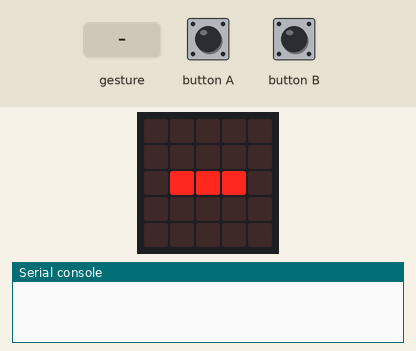
A program run on a simulated BBC micro:bit running MicroPython. Shown: the board's 5×5 LED display, the last lines printed to the serial console. The test bench sets the inputs (shaded band). Random numbers come from a fixed seed; no radio messages arrive unless stated (any console line starting 'radio sent:' is added by the test bench); a tilt is held for 1.5 s and a shake lasts 1 s, then the board lies face up again.

Above: at 1.2 s.
1.3 s: gesture 'shake'
At 2.0 s:
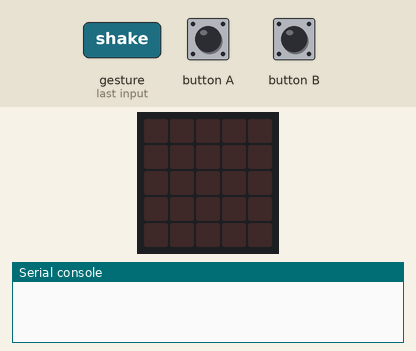
4.3 s: gesture 'face down'
At 6.3 s:
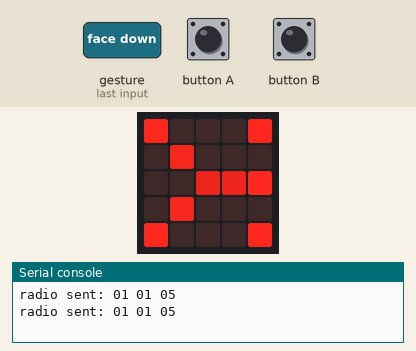
7.2 s: gesture 'shake'
At 10.1 s:
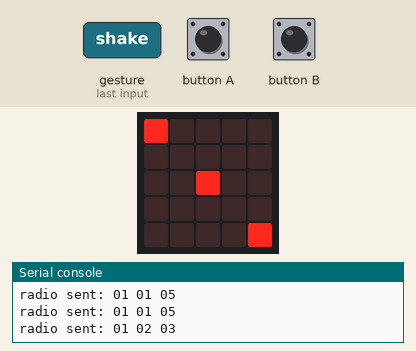
10.2 s: button A pressed for 0.15 s
At 12.2 s:
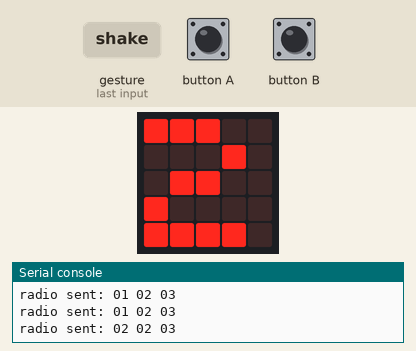
12.5 s: button B pressed for 0.15 s
At 13.0 s:
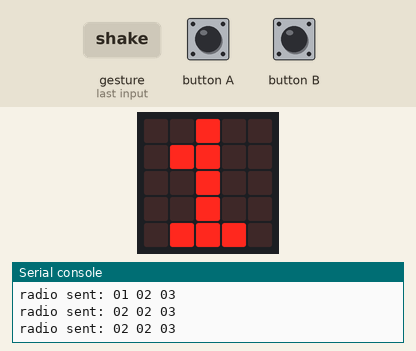
Timing chart, 0 to 15.1 s (numbered marks = the images above; inputs shaded):
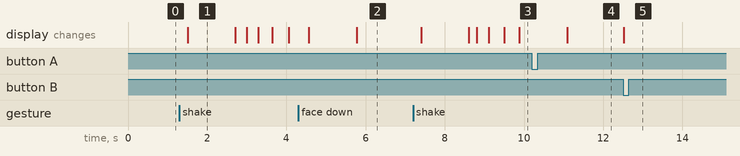

The program:

microbit-dice.py
```python
from microbit import *
import random
import radio

#
# Microbit-Dice
#
# Shake to roll the dice.
# Images for the 6 sides of a dice are shown as the dice rolls.
# The dice can only roll onto neighbouring sides - so can't jump
# from one side to the side opposite in one step.
# The time taken and number of sides that the dice rolls over
# before setting on the final value varies randomly.
#
# Dice ID can be adjusted by pressing the A & B buttons.

display.show('-')
radio.config(channel=79)
radio.on()
dice_value = 0
sequence = 0
MIN_ID = 1
MAX_ID = 9
my_id = 1

side1 = Image("00000:"
              "00000:"
              "00900:"
              "00000:"
              "00000")

side2 = Image("90000:"
              "00000:"
              "00000:"
              "00000:"
              "00009")

side3 = Image("90000:"
              "00000:"
              "00900:"
              "00000:"
              "00009")

side4 = Image("90009:"
              "00000:"
              "00000:"
              "00000:"
              "90009")

side5 = Image("90009:"
              "00000:"
              "00900:"
              "00000:"
              "90009")

side6 = Image("90009:"
              "00000:"
              "90009:"
              "00000:"
              "90009")

rx    = Image("90009:"
              "08000:"
              "00779:"
              "08000:"
              "90009")

all_sides = [side1, side2, side3, side4, side5, side6]
# some turns during rolling are not allowed - i.e. you can't go from one side to the opposite and you can't stay the same.
# Hence once we have an initial value we only have 4 options

# Function to transmit the dice data:
#  ID, Sequence, Value
def send_dice(id, seq, msg):
    id_bytes = id.to_bytes(1, 'little')
    seq_bytes = seq.to_bytes(1, 'little')
    msg_bytes = msg.to_bytes(1, 'little')
    raw_bytes = (id_bytes + seq_bytes + msg_bytes)
    radio.send_bytes(raw_bytes)

# Main loop
while True:
    # Adjust the Dice ID using the A & B buttons
    if button_a.was_pressed():
        my_id = my_id + 1
        if (MAX_ID < my_id):
            my_id = MAX_ID
        display.show(my_id)
        sleep(1000)
    if button_b.was_pressed():
        my_id = my_id - 1
        if (MIN_ID > my_id):
            my_id = MIN_ID
        display.show(my_id)
        sleep(1000)

    # If the dice is held face down it behaves as a receiver
    # TODO - split this off as a seperate version of code...
    if accelerometer.is_gesture('face down'):
        # Read any incoming messages.
        dice_value = 0
        display.clear()
        display.show(rx)
        details = radio.receive_full()
        if details:
            msg, rssi, timestamp = details
            uart.write(msg)
            #rx_id = msg[0]
            #rx_seq = msg[1]
            #rx_dice = msg[2]

    # Shake the Dice to start rolling...
    if accelerometer.is_gesture('shake'):
        display.clear()
        while accelerometer.is_gesture('shake'):
            sleep(10)
        sleep(300)
        # Now that shaking has stopped we are rolling...
        turns = random.randint(4,8)                         # number of sides to roll over
        dice_value = random.randint(1,6)                    # initial dice value to show
        display.show(all_sides[dice_value-1])
        # Loop over the number of sides to roll over...
        for turn in range(turns):
            sleep(200+ 50*turn + random.randint(0,100))     # time that each side is shown increases as the rolling slows down, with a random element
            dice_value = dice_value + random.randint(1, 4)  # random change in dice value - i.e. which way it rolls
            dice_value = 1 + ((dice_value-1) % 6)           # wrap values back onto the allowed range 1-6
            display.show(all_sides[dice_value-1])
        # Dice has finished rolling so now send the final value by radio
        sequence = sequence + 1                             # increase sequence number to identify this as a new value
        send_dice(my_id, sequence, dice_value)
        sleep(1000)

    # repeat dice radio message transmission at least once - will continue until rolled again
    if 0 < dice_value:
        send_dice(my_id, sequence, dice_value)
        sleep(200)                                          # sleep to limit rate at which messages are sent
    sleep(10)
```

Measured:
- after the input at 1.3 s, the display: changes after 0.21 s (image 1)
- after the input at 7.2 s, the display: first changes after 0.21 s (image 3 shows a later state)
- after the input at 10.2 s, the display: changes after 0.90 s (image 4)
- after the input at 12.5 s, the display: changes at once (image 5)
- what the display in image 1 shows lasts 1.2 s, from 1.5 s to 2.7 s
